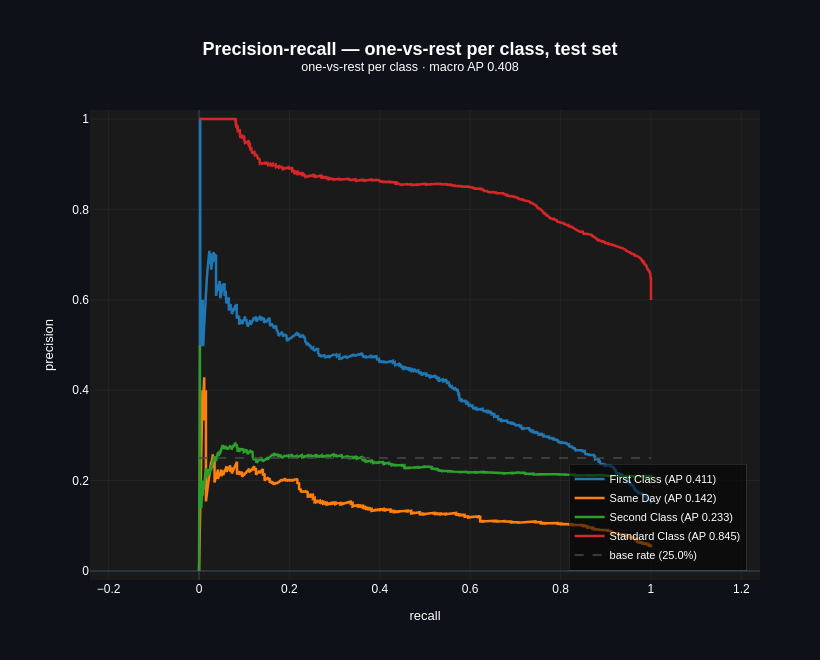

Notebook cell for this chart:
### Code cell
cp.classification_curve_plot(
    y_test, catboost_proba, kind="pr", labels=list(catboost_model.classes_),
    title="Precision-recall — one-vs-rest per class, test set",
)

### Figure 1 — Plotly figure (JSON) as saved in the notebook; plotly's stock layout.template omitted (floating-point values rounded to 4 significant figures; data arrays with more than 128 entries replaced by an {"elided": "..."} marker saying what was removed)
{"data": [{"hovertemplate": "recall %{x:.3f}<br>precision %{y:.3f}<extra></extra>", "line": {"color": "#1f77b4", "width": 2.5}, "mode": "lines", "name": "First Class (AP 0.411)", "type": "scatter", "x": {"elided": "5007 float values"}, "y": {"elided": "5007 float values"}}, {"hovertemplate": "recall %{x:.3f}<br>precision %{y:.3f}<extra></extra>", "line": {"color": "#ff7f0e", "width": 2.5}, "mode": "lines", "name": "Same Day (AP 0.142)", "type": "scatter", "x": {"elided": "5007 float values"}, "y": {"elided": "5007 float values"}}, {"hovertemplate": "recall %{x:.3f}<br>precision %{y:.3f}<extra></extra>", "line": {"color": "#2ca02c", "width": 2.5}, "mode": "lines", "name": "Second Class (AP 0.233)", "type": "scatter", "x": {"elided": "5007 float values"}, "y": {"elided": "5007 float values"}}, {"hovertemplate": "recall %{x:.3f}<br>precision %{y:.3f}<extra></extra>", "line": {"color": "#d62728", "width": 2.5}, "mode": "lines", "name": "Standard Class (AP 0.845)", "type": "scatter", "x": {"elided": "5007 float values"}, "y": {"elided": "5007 float values"}}, {"hoverinfo": "skip", "line": {"color": "#4a4a4a", "dash": "dash", "width": 1.5}, "mode": "lines", "name": "base rate (25.0%)", "type": "scatter", "x": [0, 1], "y": [0.25, 0.25]}], "layout": {"font": {"color": "white", "family": "Arial"}, "height": 660, "legend": {"bgcolor": "rgba(0,0,0,0.55)", "bordercolor": "rgba(128,128,128,0.2)", "borderwidth": 1, "font": {"size": 11}, "x": 0.98, "xanchor": "right", "y": 0.02, "yanchor": "bottom"}, "margin": {"b": 80, "l": 90, "r": 60, "t": 110}, "paper_bgcolor": "#0e1117", "plot_bgcolor": "#1a1a1a", "title": {"font": {"color": "white", "family": "Arial", "size": 18}, "text": "<b>Precision-recall — one-vs-rest per class, test set</b><br><sup>one-vs-rest per class · macro AP 0.408</sup>", "x": 0.5, "xanchor": "center"}, "width": 820, "xaxis": {"gridcolor": "rgba(128,128,128,0.2)", "gridwidth": 0.5, "range": [-0.02, 1.02], "showgrid": true, "title": {"font": {"size": 13}, "text": "recall"}}, "yaxis": {"gridcolor": "rgba(128,128,128,0.2)", "gridwidth": 0.5, "range": [-0.02, 1.02], "scaleanchor": "x", "scaleratio": 1, "showgrid": true, "title": {"font": {"size": 13}, "text": "precision"}}}}
